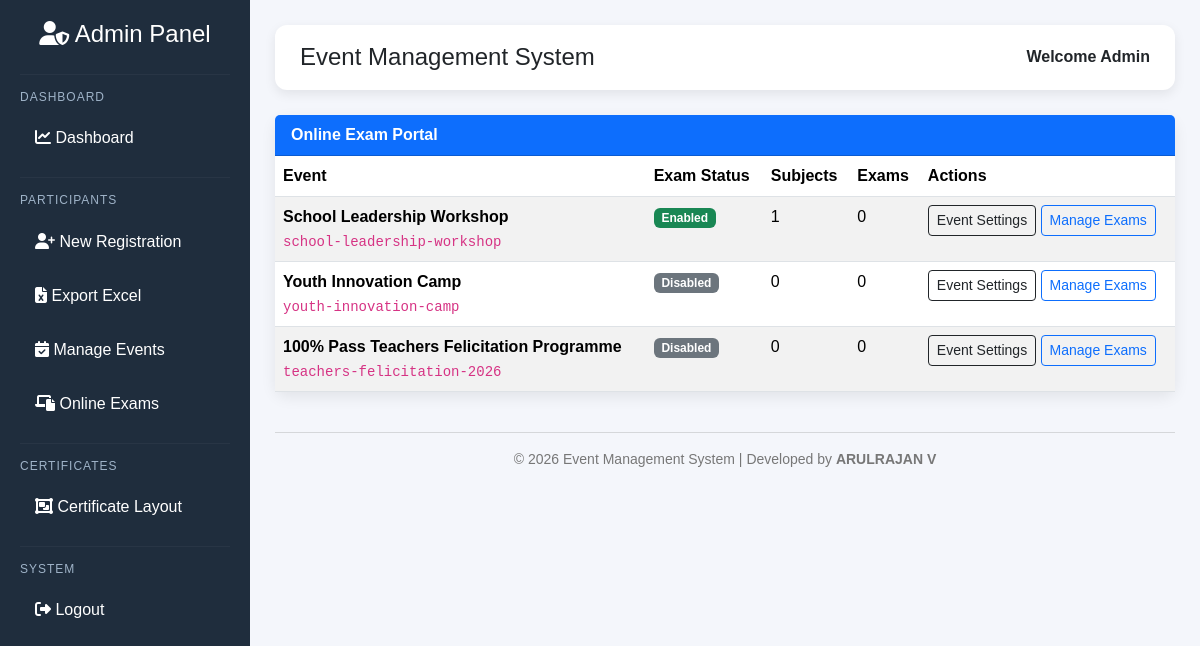
The page /admin/exams (signed in) on the database its author committed.
### models.py (models this page shows)
class Event(db.Model):
    __tablename__ = "events"
    id = db.Column(
        db.Integer,
        primary_key=True
    )
    name = db.Column(
        db.String(150),
        nullable=False
    )
    slug = db.Column(
        db.String(160),
        unique=True,
        nullable=False
    )
    description = db.Column(
        db.Text
    )
    registration_type = db.Column(
        db.String(30),
        default="teacher",
        nullable=False
    )
    requires_photo = db.Column(
        db.Boolean,
        default=True,
        nullable=False
    )
    collect_photo = db.Column(
        db.Boolean,
        default=True,
        nullable=False
    )
    collect_email = db.Column(
        db.Boolean,
        default=True,
        nullable=False
    )
    collect_designation = db.Column(
        db.Boolean,
        default=True,
        nullable=False
    )
    collect_subject = db.Column(
        db.Boolean,
        default=True,
        nullable=False
    )
    collect_school_name = db.Column(
        db.Boolean,
        default=True,
        nullable=False
    )
    collect_school_area = db.Column(
        db.Boolean,
        default=True,
        nullable=False
    )
    collect_block = db.Column(
        db.Boolean,
        default=True,
        nullable=False
    )
    marquee_message = db.Column(
        db.String(255)
    )
    payment_enabled = db.Column(
        db.Boolean,
        default=False,
        nullable=False
    )
    payment_amount = db.Column(
        db.Float,
        default=0
    )
    payment_link = db.Column(
        db.String(500)
    )
    payment_notes = db.Column(
        db.Text
    )
    whatsapp_ack_enabled = db.Column(
        db.Boolean,
        default=False,
        nullable=False
    )
    whatsapp_template = db.Column(
        db.Text
    )
    qr_sharing_enabled = db.Column(
        db.Boolean,
        default=True,
        nullable=False
    )
    exam_enabled = db.Column(
        db.Boolean,
        default=False,
        nullable=False
    )
    is_active = db.Column(
        db.Boolean,
        default=True,
        nullable=False
    )
    created_at = db.Column(
        db.DateTime,
        default=datetime.utcnow
    )
    participants = db.relationship(
        "Participant",
        back_populates="event",
        lazy=True
    )
    registration_fields = db.relationship(
        "EventField",
        back_populates="event",
        cascade="all, delete-orphan",
        order_by="EventField.sort_order.asc(), EventField.id.asc()",
        lazy=True
    )
    exam_subjects = db.relationship(
        "ExamSubject",
        back_populates="event",
        cascade="all, delete-orphan",
        order_by="ExamSubject.subject_name.asc()",
        lazy=True
    )
    online_exams = db.relationship(
        "OnlineExam",
        back_populates="event",
        cascade="all, delete-orphan",
        order_by="OnlineExam.created_at.desc()",
        lazy=True
    )

### admin_routes.py (the view)
@admin_bp.route("/admin/exams")
def exams_dashboard():
    if "admin" not in session:
        return redirect(url_for("routes.login"))
    events = Event.query.order_by(
        Event.exam_enabled.desc(),
        Event.created_at.desc(),
        Event.id.desc()
    ).all()
    return render_template(
        "admin/exams_dashboard.html",
        events=events
    )

### templates/admin/exams_dashboard.html (shortened to what this page needs)
{% extends "admin/admin_base.html" %}
{% block content %}
<div class="card">
    <div class="card-header bg-primary text-white">
        Online Exam Portal
    </div>
    <div class="card-body p-0">
        <div class="table-responsive">
            <table class="table table-striped mb-0">
                <thead>
                    <tr>
                        <th>Event</th>
                        <th>Exam Status</th>
                        <th>Subjects</th>
                        <th>Exams</th>
                        <th>Actions</th>
                    </tr>
                </thead>
                <tbody>
                    {% for event in events %}
                    <tr>
                        <td>
                            <strong>{{ event.name }}</strong>
                            <div><code>{{ event.slug }}</code></div>
                        </td>
                        <td>
                            {% if event.exam_enabled %}
                            <span class="badge bg-success">Enabled</span>
                            {% else %}
                            <span class="badge bg-secondary">Disabled</span>
                            {% endif %}
                        </td>
                        <td>{{ event.exam_subjects|length }}</td>
                        <td>{{ event.online_exams|length }}</td>
                        <td>
                            <a href="{{ url_for('admin.edit_event', id=event.id) }}" class="btn btn-sm btn-outline-dark">
                                Event Settings
                            </a>
                            <a href="{{ url_for('admin.manage_event_exams', event_id=event.id) }}" class="btn btn-sm btn-outline-primary">
                                Manage Exams
                            </a>
                        </td>
                    </tr>
                    {% else %}
                    <tr>
                        <td colspan="5" class="text-center py-4 text-muted">No events available.</td>
                    </tr>
                    {% endfor %}
                </tbody>
            </table>
        </div>
    </div>
</div>
{% endblock %}

### templates/admin/admin_base.html (style rules this page uses)
* { margin:0; padding:0; box-sizing:border-box; }
body { font-family:Arial,Helvetica,sans-serif; background:#f4f6fb; }
.card { border:none; border-radius:12px; box-shadow:0 5px 15px rgba(0,0,0,.08); }
.card-header { font-weight:bold; }

### rows shown on the page
Event: name "School Leadership Workshop", slug "school-leadership-workshop", exam_enabled "Enabled", exam_subjects|length "1", online_exams|length "0"
Event: name "Youth Innovation Camp", slug "youth-innovation-camp", exam_enabled "Disabled", exam_subjects|length "0", online_exams|length "0"
Event: name "100% Pass Teachers Felicitation Programme", slug "teachers-felicitation-2026", exam_enabled "Disabled", exam_subjects|length "0", online_exams|length "0"
